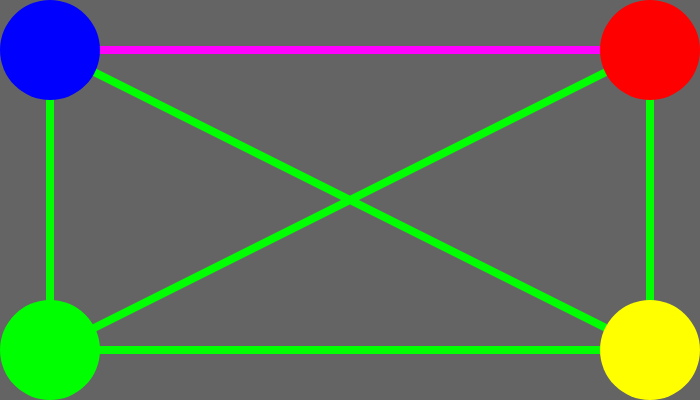
Frame 1 (no input)
Frame 60 (no input): identical to frame 1, image omitted
Frame 120 (the mouse pressed at the canvas centre since frame 60): identical to frame 1, image omitted

The p5.js sketch that drew this single still picture (run headless with seeded random() and noise() and a simulated clock; from frame 60 on, the mouse is pressed at the canvas centre):

// p5.js sketch
// ── sketch.js
//https://p5js.org

//03_Colorlines (Exercise 01)
//Link all circles with individual lines
//Color of the line is the mix of the circle colors

//Initialization function
function setup() {
  //Set the size of rendering window - pixels
  createCanvas(700, 400);

  //Size of stroke
  strokeWeight(8);

  //No stroke for shapes
  noStroke();
}

//Rendering function
function draw() {
  //Erase all canvas. Set the color to white
  background(100);

  stroke(255,0,255);
  line(50, 50, width-50, 50);

  noStroke();


  stroke(0,255,0);
  line(50, 50, 50, height-50);

  noStroke();


  stroke(0,255,0);
  line(50, height-50, width-50, height-50);

  noStroke();

  stroke(0,255,0);
  line(width-50, height-50, width-50, 50);

  noStroke();

  stroke(0,255,0);
  line(width-50, height-50, 50, height-50);

  noStroke();

  stroke(0,255,0);
  line(50, 50, width-50, height-50);

  noStroke();

  stroke(0,255,0);
  line(50, height-50, width-50, 50);

  noStroke();


  //Top left corner shape position and color
  fill(0, 0, 255);
  ellipse(50, 50, 100, 100);


  //Top right corner shape position and color
  fill(255, 0, 0);
  ellipse(width-50, 50, 100, 100);

  //Bottom left corner shape position and color
  fill(0, 255, 0);
  ellipse(50, height-50, 100, 100);

  //Bottom right corner shape position and color
  fill(255, 255, 0);
  ellipse(width-50, height-50, 100, 100);



}
